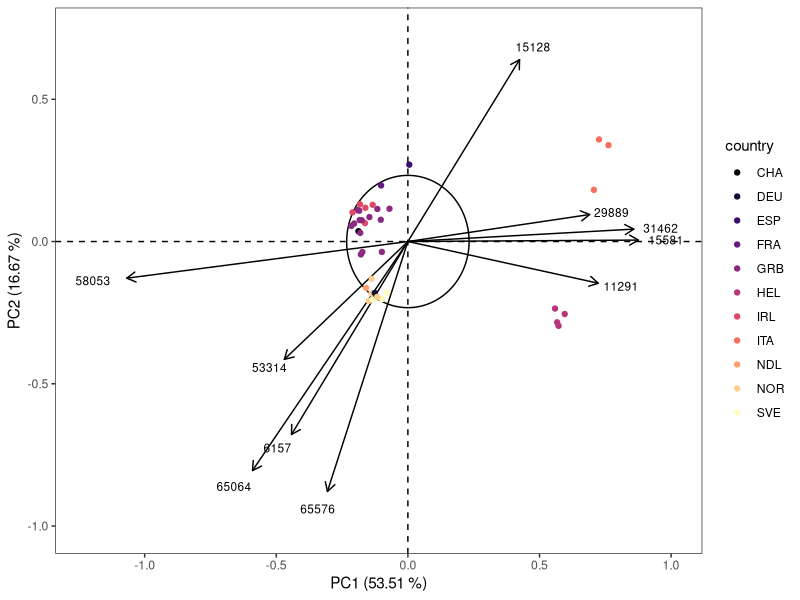
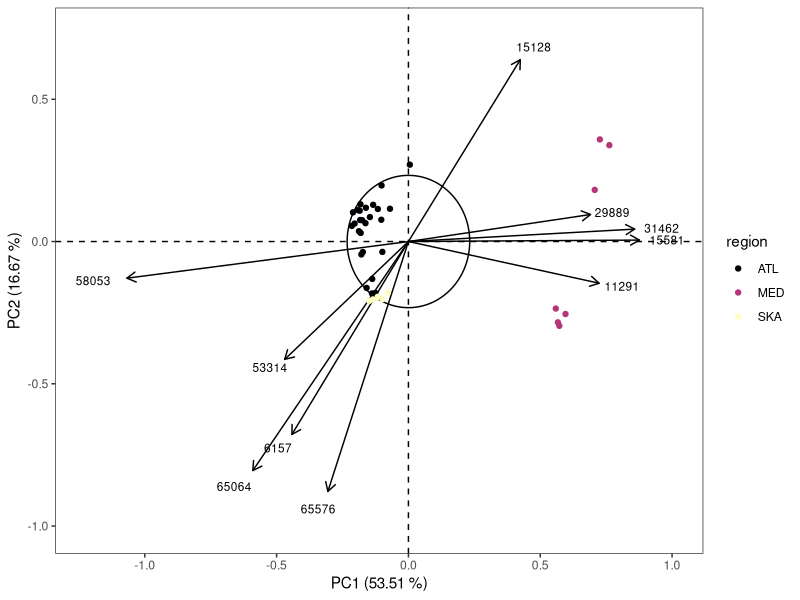
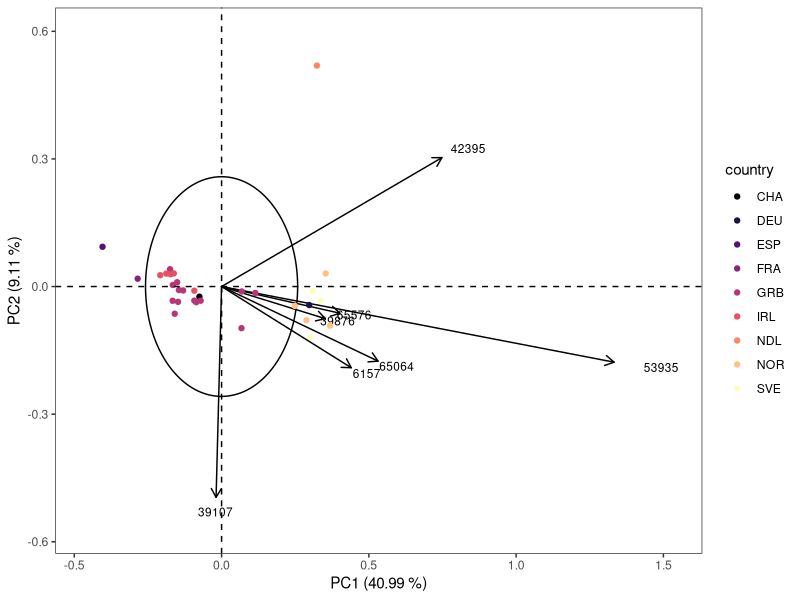
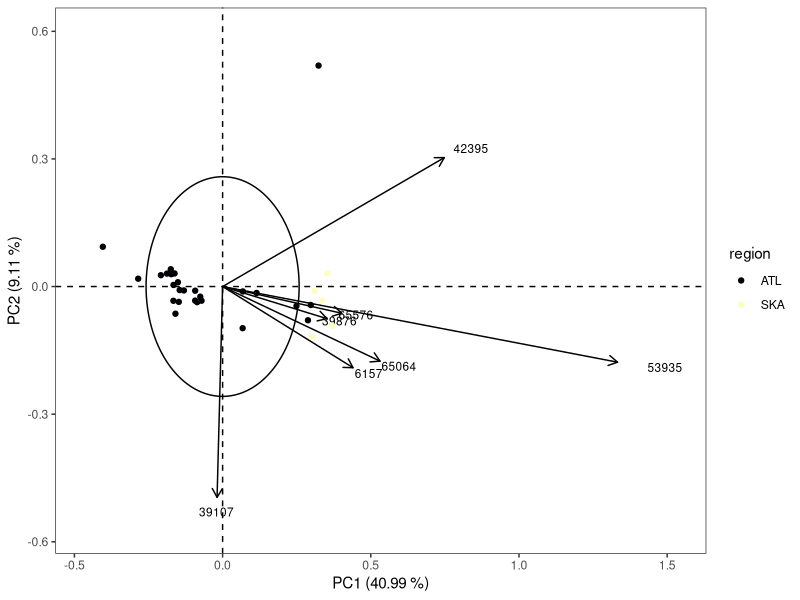
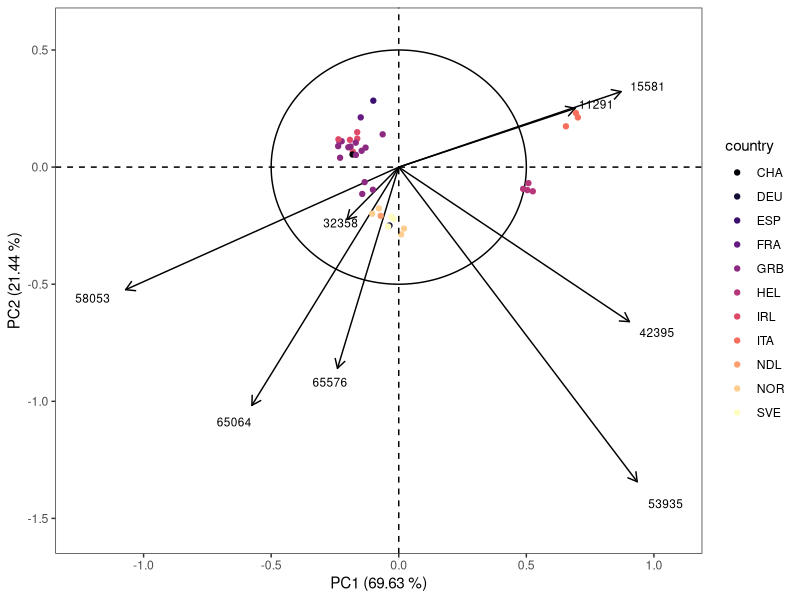
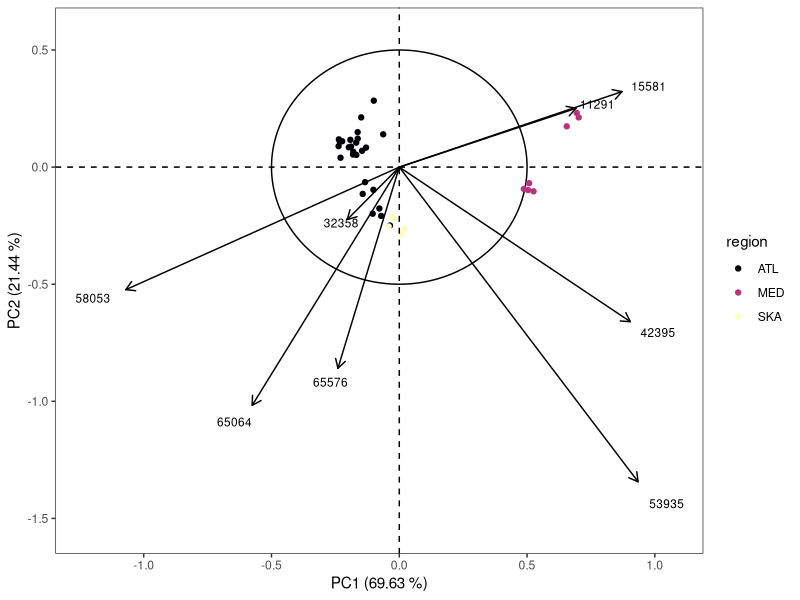
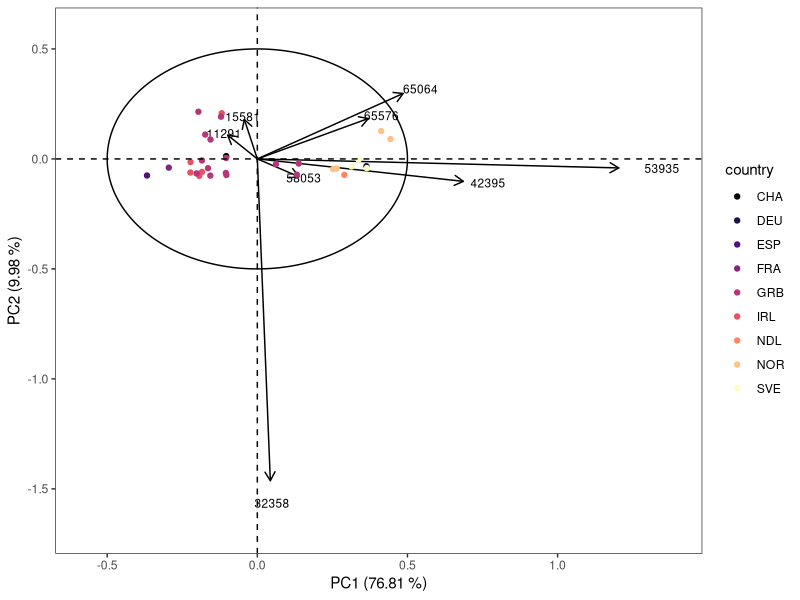
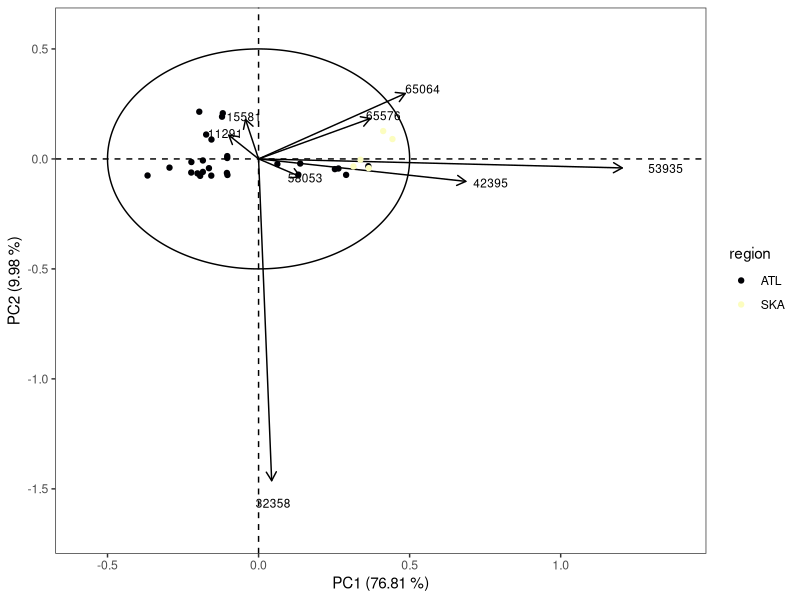

Generate these figures, in order, with R:
library(vegan)
library(tidyverse)
library(ggforce)

countryList <- function(populations){
  reference <- data.frame(
                  pop = c("Brd","Cro","Eye","Heb","Iom","Ios","Loo","Lyn","Ork","Pad","Pem","She","Sbs","Sul",
                          "Jer",
                          "Idr",
                          "Hel",
                          "Ale","Sky","The","Tor",
                          "Cor","Hoo","Kil","Mul","Ven",
                          "Laz","Tar","Sar",
                          "Oos",
                          "Ber","Flo","Sin","Tro",
                          "Vig",
                          "Gul","Kav","Lys"),
                  country = c(rep("GRB",14),"CHA","FRA","DEU",rep("HEL",4),rep("IRL",5),rep("ITA",3),"NDL",rep("NOR",4),"ESP",rep("SVE",3))
                )
  for(i in 1:nrow(reference)){
    populations[populations == reference$pop[i]] <- reference$country[i]
  }

  return(populations)
}

regionList <- function(populations){
  reference <- data.frame(
                  pop = c("Brd","Cro","Eye","Heb","Iom","Ios","Loo","Lyn","Ork","Pad","Pem","She","Sbs","Sul",
                          "Jer",
                          "Idr",
                          "Hel",
                          "Ale","Sky","The","Tor",
                          "Cor","Hoo","Kil","Mul","Ven",
                          "Laz","Tar","Sar",
                          "Oos",
                          "Ber","Tro",
                          "Flo","Sin",
                          "Vig",
                          "Gul","Kav","Lys"),
                  region = c(rep("ATL",17),rep("MED",4),rep("ATL",5),rep("MED",3),rep("ATL",3),rep("SKA",2),"ATL",rep("SKA",3))
                )
  for(i in 1:nrow(reference)){
    populations[populations == reference$pop[i]] <- reference$region[i]
  }

  return(populations)
}

makePlotDF <- function(Evectors,names){
  df.plot <- Evectors[,1:2] %>% as.data.frame()
  rownames(df.plot) <- names
  df.plot$country <- rownames(df.plot)
  df.plot$country <- countryList(df.plot$country)
  df.plot$region <- rownames(df.plot)
  df.plot$region <- regionList(df.plot$region)

  print(df.plot)
  return(df.plot)
}

plotPCA <- function(df.plot, Evalues, U, fileName, option){
  lambda <- sprintf("%.2f",round(Evalues[1:2] / sum(Evalues) *100, 2))
  rad <- sqrt(2/length(Evalues))
  p <- ggplot() + geom_segment(data=U,x=rep(0,nrow(U)),y=rep(0,nrow(U)),xend=U[,1],yend=U[,2], 
             	lineend='round', arrow = arrow(length = unit(0.1, "inches"))) + 
  			 geom_circle(aes(x0=0,y0=0,r=rad)) +
  			 geom_text(data=U,aes(x=1.12*PC1,y=1.07*PC2,label=rownames(U)),size=3) +
  			 geom_point(data=df.plot,aes(x=PC1,y=PC2,col=df.plot[,option]),size=1.5) +
             theme_bw() + scale_color_viridis_d(option='magma') +
             xlab(paste0("PC1 (",lambda[1]," %)")) + ylab(paste0("PC2 (",lambda[2]," %)")) +
             theme(panel.grid.major = element_blank(),panel.grid.minor = element_blank()) +
             geom_hline(yintercept=0,linetype="dashed") + geom_vline(xintercept=0,linetype="dashed") +
             guides(col=guide_legend(title=colnames(df.plot)[option])) +
             xlim(1.15*min(df.plot$PC1,U$PC1,-rad),1.15*max(df.plot$PC1,U$PC1,rad)) +
             ylim(1.15*min(df.plot$PC2,U$PC2,-rad),1.15*max(df.plot$PC2,U$PC2,rad)) 

  p %>% ggsave(fileName,.,device='png',width=15,height=10,units='cm')
}

PCAOutput <- function(allele.freq,thresh){
	PCA <- rda(allele.freq)
	PCA_sum <- summary(PCA)
	PCA.good <- as.data.frame(goodness(PCA, model = "CA", choices = 1:3))
	print(PCA.good[order(-PCA.good$PC2),])

	SNP_list <- rownames(PCA.good[PCA.good$PC2 > thresh,])
	site.scores <- scores(PCA, scaling=1, display="sites")
	site.scores[,1] <- -site.scores[,1]
	species.scores <- scores(PCA, scaling=1, display="species")
	species.scores <- as.data.frame(species.scores[rownames(species.scores) %in% SNP_list,])
	rownames(species.scores) <- substr(rownames(species.scores),start=2,stop=nchar(rownames(species.scores))-2)
	species.scores$PC1 <- -species.scores$PC1

	Evalues <- as.vector(PCA_sum$cont$importance[2,])

	PCAOut <- list(Evectors=site.scores, Umatrix=species.scores, Evalues=Evalues)

}

al.freq.tot <- read.csv("Output/allele_freq_total.csv", header=T,row.names=1)
PCA.tot <- PCAOutput(al.freq.tot,0.90)
df.plot.tot <- makePlotDF(PCA.tot$Evectors, rownames(PCA.tot$Evectors))
plotPCA(df.plot.tot,PCA.tot$Evalues,PCA.tot$Umatrix,"PCA_tot_country.png",3)
plotPCA(df.plot.tot,PCA.tot$Evalues,PCA.tot$Umatrix,"PCA_tot_region.png",4)

al.freq.atl <- al.freq.tot[!(row.names(al.freq.tot) %in% c("Laz","Tar","Sar","Ale","The","Tor","Sky")),]
PCA.atl <- PCAOutput(al.freq.atl,0.7)
df.plot.atl <- makePlotDF(PCA.atl$Evectors, rownames(PCA.atl$Evectors))
plotPCA(df.plot.atl,PCA.atl$Evalues,PCA.atl$Umatrix,"PCA_atl_country.png",3)
plotPCA(df.plot.atl,PCA.atl$Evalues,PCA.atl$Umatrix,"PCA_atl_region.png",4)

al.freq.sel.tot <- read.csv("Output/allele_freq_sel.csv", header=T, row.names=1)
PCA.sel.tot <- PCAOutput(al.freq.sel.tot,0.01)
df.plot.sel.tot <- makePlotDF(PCA.sel.tot$Evectors, rownames(PCA.sel.tot$Evectors))
plotPCA(df.plot.sel.tot,PCA.sel.tot$Evalues,PCA.sel.tot$Umatrix,"PCA_sel_tot_country.png",3)
plotPCA(df.plot.sel.tot,PCA.sel.tot$Evalues,PCA.sel.tot$Umatrix,"PCA_sel_tot_region.png",4)

al.freq.sel.atl <- al.freq.sel.tot[!(row.names(al.freq.sel.tot) %in% c("Laz","Tar","Sar","Ale","The","Tor","Sky")),]
PCA.sel.atl <- PCAOutput(al.freq.sel.atl,0.01)
df.plot.sel.atl <- makePlotDF(PCA.sel.atl$Evectors, rownames(PCA.sel.atl$Evectors))
plotPCA(df.plot.sel.atl,PCA.sel.atl$Evalues,PCA.sel.atl$Umatrix,"PCA_sel_atl_country.png",3)
plotPCA(df.plot.sel.atl,PCA.sel.atl$Evalues,PCA.sel.atl$Umatrix,"PCA_sel_atl_region.png",4)

al.freq.neut.tot <- read.csv("Output/allele_freq_neut.csv", header=T, row.names=1)
PCA.neut.tot <- PCAOutput(al.freq.neut.tot,0.80)
df.plot.neut.tot <- makePlotDF(PCA.neut.tot$Evectors, rownames(PCA.neut.tot$Evectors))
plotPCA(df.plot.neut.tot,PCA.neut.tot$Evalues,PCA.neut.tot$Umatrix,"PCA_neut_tot_country.png",3)
plotPCA(df.plot.neut.tot,PCA.neut.tot$Evalues,PCA.neut.tot$Umatrix,"PCA_neut_tot_region.png",4)

al.freq.neut.atl <- al.freq.neut.tot[!(row.names(al.freq.neut.tot) %in% c("Laz","Tar","Sar","Ale","The","Tor","Sky")),]
PCA.neut.atl <- PCAOutput(al.freq.neut.atl,0.70)
df.plot.neut.atl <- makePlotDF(PCA.neut.atl$Evectors, rownames(PCA.neut.atl$Evectors))
plotPCA(df.plot.neut.atl,PCA.neut.atl$Evalues,PCA.neut.atl$Umatrix,"PCA_neut_atl_country.png",3)
plotPCA(df.plot.neut.atl,PCA.neut.atl$Evalues,PCA.neut.atl$Umatrix,"PCA_neut_atl_region.png",4)
